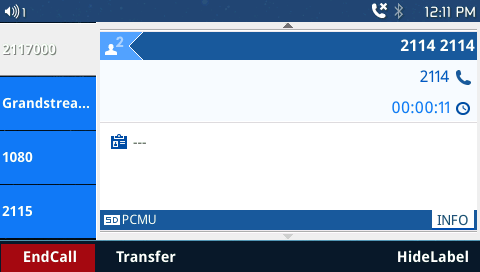
#> input picture PicProcess/Switch_Line.png, 480 x 272 px
$ python process1.py
#> lines starting #> are read from the running program, lines starting #| are printed output that depends on the picture
#!/usr/bin/env python
# -*- coding:utf-8 -*-
import os
from PIL import Image
from PIL import ImageEnhance

img = Image.open('./Switch_Line.png')
#> img is the input picture: PIL image 480x272 RGB; mean R, G, B 151.1, 174.2, 203.6
#print(img.size)
w, h = img.size
#> w = 480; h = 272
print(w,h)
#| 480 272
#print(img.mode)

enh = ImageEnhance.Contrast(img)
enh.enhance(1.3).show("30%")
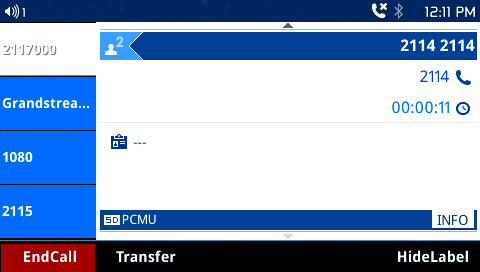
#> shown: PIL image 480x272 RGB; mean R, G, B 145.6, 167, 200.4

# [7 lines of commented-out code are left out]
